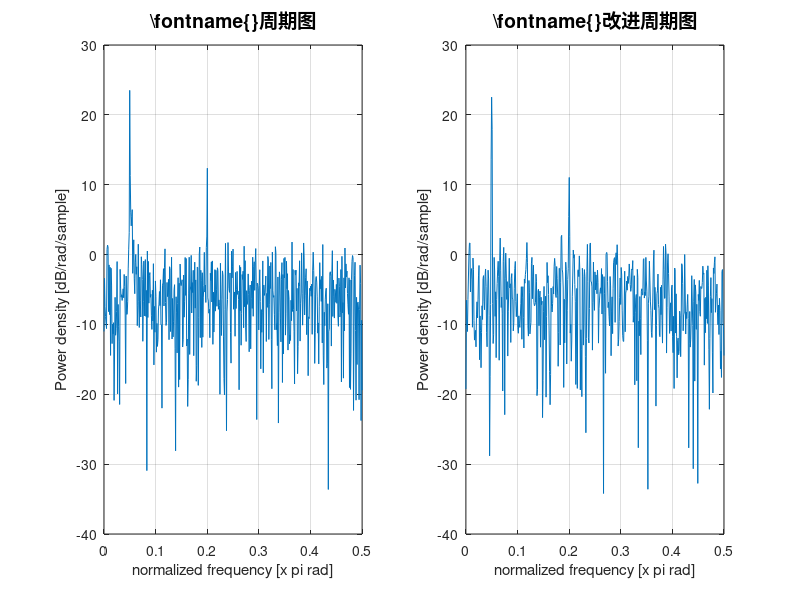

MATLAB code to generate this figure:
clear
clc

fs = 1000; % 
f1 = 50; % 
f2 = 200; % 
t = 0:1/fs:1-1/fs; % sample point
x = 1.8*cos(2*pi*f1*t)+0.5*cos(2*pi*f2*t) + randn(size(t)); % time length 1s

subplot(1,2,1)
periodogram(x,rectwin(length(x))); % rectangle window
% set(gca,'fontsize',12,'fontname','times');
title('\fontname{}周期图','fontsize',14);
subplot(1,2,2)
periodogram(x,hamming(length(x))); % hamming window
% set(gca,'fontsize',12,'fontname','times');
title('\fontname{}改进周期图','fontsize',14);

set(gcf,'Units','centimeter','Position',[10 10 28 10]);